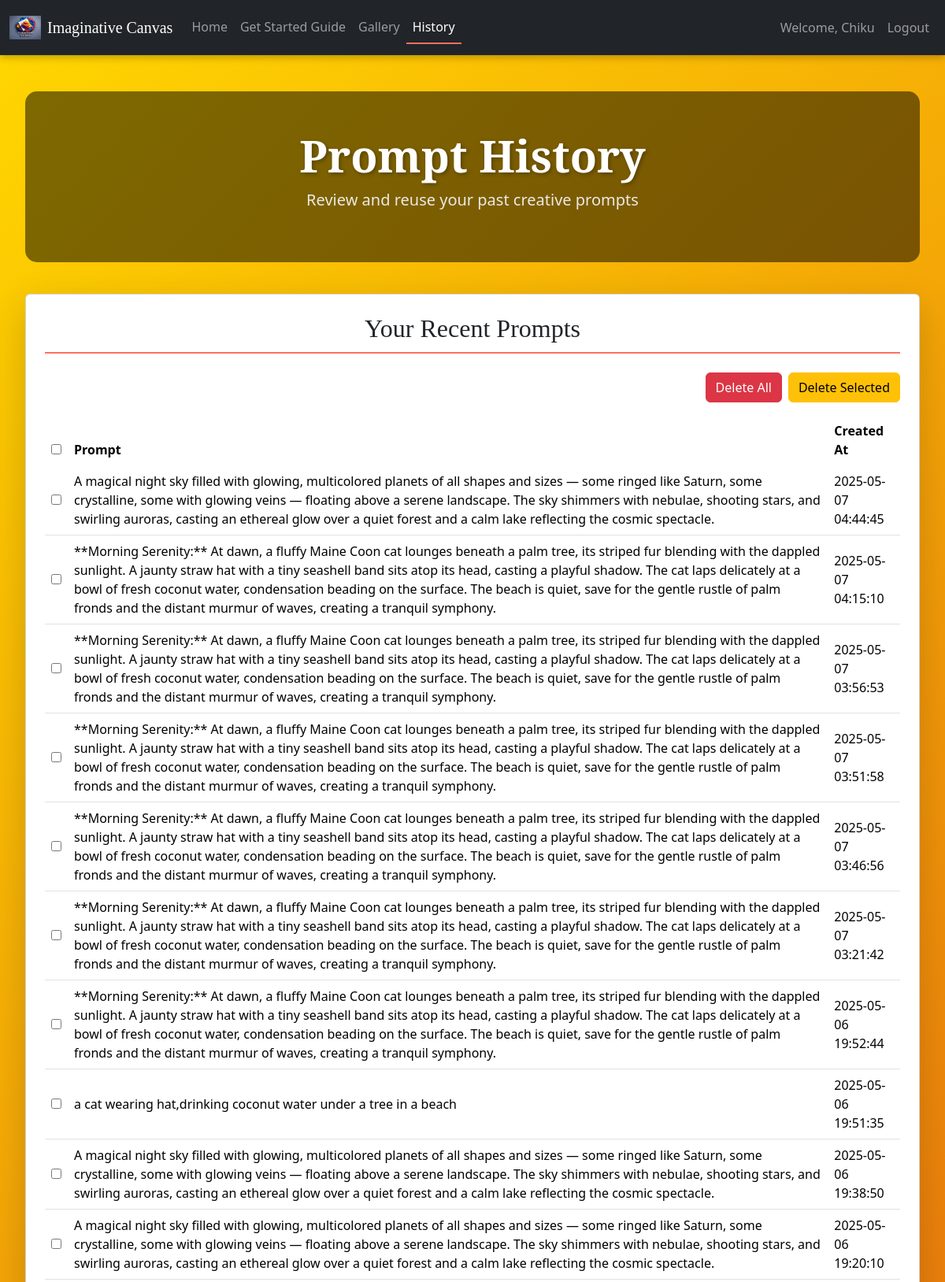
The app's page /history (signed in, upper part) with its own data.
### app.py (models this page shows)
class User(UserMixin, db.Model):
    id = db.Column(db.Integer, primary_key=True)
    username = db.Column(db.String(80), unique=True, nullable=False)
    email = db.Column(db.String(120), unique=True, nullable=False)
    password_hash = db.Column(db.String(128), nullable=False)
    images = db.relationship('Image', backref='user', lazy=True)
    prompts = db.relationship('PromptHistory', backref='user', lazy=True)

class PromptHistory(db.Model):
    id = db.Column(db.Integer, primary_key=True)
    user_id = db.Column(db.Integer, db.ForeignKey('user.id'), nullable=False)
    prompt = db.Column(db.Text, nullable=False)
    created_at = db.Column(db.DateTime, default=datetime.utcnow)

### app.py (the view)
@app.route('/history')
def history():
    if current_user.is_authenticated:
        prompts = PromptHistory.query.filter_by(user_id=current_user.id).order_by(PromptHistory.created_at.desc()).all()
    else:
        prompts = []
    return render_template('history.html', prompts=prompts)

### app.py (called while the page is built)
@login_manager.user_loader
def load_user(user_id):
    return User.query.get(int(user_id))

### templates/history.html (shortened to what this page needs)
<!DOCTYPE html>
<html lang="en">
<head>
    <link rel="stylesheet" href="{{ url_for('static', filename='styles.css') }}">
    <link href="https://cdn.jsdelivr.net/npm/bootstrap@5.3.3/dist/css/bootstrap.min.css" rel="stylesheet">
</head>
<body>
    <nav class="navbar navbar-expand-lg navbar-dark bg-dark fixed-top">
        <div class="container-fluid">
            <a class="navbar-brand d-flex align-items-center" href="{{ url_for('index') }}">
                <img src="{{ url_for('static', filename='images/imaginative_canvas_logo.jpg') }}" alt="Imaginative Canvas Logo" class="me-2 logo">
                <span>Imaginative Canvas</span>
            </a>
            <div class="collapse navbar-collapse" id="navbarNav">
                <ul class="navbar-nav me-auto mb-2 mb-lg-0">
                    <li class="nav-item">
                        <a class="nav-link" href="{{ url_for('index') }}">Home</a>
                    </li>
                    <li class="nav-item">
                        <a class="nav-link" href="{{ url_for('how_to_use') }}">Get Started Guide</a>
                    </li>
                    <li class="nav-item">
                        <a class="nav-link" href="{{ url_for('gallery') }}">Gallery</a>
                    </li>
                    <li class="nav-item">
                        <a class="nav-link active" href="{{ url_for('history') }}">History</a>
                    </li>
                </ul>
                <ul class="navbar-nav ms-auto">
                    {% if current_user.is_authenticated %}
                        <li class="nav-item">
                            <span class="nav-link">Welcome, {{ current_user.username }}</span>
                        </li>
                        <li class="nav-item">
                            <a class="nav-link" href="{{ url_for('logout') }}">Logout</a>
                        </li>
                    {% endif %}
                </ul>
            </div>
        </div>
    </nav>
    <br><br>
    <div class="container-fluid main-container pt-5">
        <header class="header text-center py-5">
            <h1 class="display-4 fw-bold text-white">Prompt History</h1>
            <p class="lead text-light">Review and reuse your past creative prompts</p>
        </header>
        <section class="card shadow-lg p-4 mb-5">
            {% if current_user.is_authenticated %}
                {% if prompts %}
                    <h2 class="card-title text-center mb-4">Your Recent Prompts</h2>
                    <div class="d-flex justify-content-end mb-3">
                        <button id="delete-all-btn" class="btn btn-danger me-2">Delete All</button>
                        <button id="delete-selected-btn" class="btn btn-warning">Delete Selected</button>
                    </div>
                    <div class="table-responsive">
                        <table class="table table-hover">
                            <thead>
                                <tr>
                                    <th scope="col"><input type="checkbox" id="select-all"></th>
                                    <th scope="col">Prompt</th>
                                    <th scope="col">Created At</th>
                                </tr>
                            </thead>
                            <tbody>
                                {% for prompt in prompts %}
                                    <tr>
                                        <td><input type="checkbox" class="prompt-checkbox" value="{{ prompt.id }}"></td>
                                        <td class="prompt-text" style="cursor: pointer;" data-prompt="{{ prompt.prompt }}">{{ prompt.prompt }}</td>
                                        <td>{{ prompt.created_at.strftime('%Y-%m-%d %H:%M:%S') }}</td>
                                    </tr>
                                {% endfor %}
                            </tbody>
                        </table>
                    </div>
                {% else %}
                    <p class="text-center lead">No prompts found. Start creating in the Prompt Studio!</p>
                    <div class="text-center">
                        <a href="{{ url_for('index') }}" class="btn btn-primary">Go to Prompt Studio</a>
                    </div>
                {% endif %}
            {% else %}
                <p class="text-center lead">Please log in to view your prompt history.</p>
                <div class="text-center">
                    <a href="{{ url_for('login') }}" class="btn btn-primary">Log In</a>
                </div>
            {% endif %}
        </section>
    </div>
</body>
</html>

### static/styles.css (style rules this page uses)
* { margin: 0; padding: 0; box-sizing: border-box; }
body { font-family: 'Montserrat', sans-serif; background: linear-gradient(-45deg, #6a11cb, #2575fc, #d72818, #ffd700); background-size: 400% 400%; animation: gradient 15s ease infinite; min-height: 100vh; padding: 20px; overflow-x: hidden; }
.main-container { max-width: 1400px; margin: 0 auto; }
.header { background: rgba(0, 0, 0, 0.5); border-radius: 15px; margin-bottom: 40px; animation: fadeIn 1s ease-in; }
.header h1 { font-family: 'Playfair Display', serif; font-size: 3.5rem; text-shadow: 2px 2px 5px rgba(0, 0, 0, 0.3); animation: slideIn 0.8s ease-out; }
.header .lead { font-size: 1.25rem; opacity: 0.9; }
.card { background: rgba(255, 255, 255, 0.95); border: none; border-radius: 15px; transition: transform 0.3s, box-shadow 0.3s; }
.card-title { font-family: 'Playfair Display', serif; color: #2c3e50; font-size: 2rem; border-bottom: 2px solid #ff6f61; padding-bottom: 10px; }
.btn-danger { border-radius: 12px; transition: background 0.3s; }
.navbar { background-color: #343a40 !important; height: 70px; box-shadow: 0 2px 10px rgba(0, 0, 0, 0.3); }
.navbar-brand { font-family: 'Playfair Display', serif; font-size: 1.5rem; }
.logo { width: 40px; height: 40px; object-fit: contain; transition: transform 0.3s; }
.nav-link { color: #dfe6e9; font-weight: 500; padding: 10px 15px; transition: color 0.3s; }
.nav-link.active { color: #ff6f61; border-bottom: 2px solid #ff6f61; }
.main-container { padding-top: 70px; }
.header { padding: 2rem; }
.table-responsive { overflow-x: auto; }
.table { background: #fff; border-radius: 10px; }
.table th { background: #2c3e50; color: #fff; border: none; }
.table td { vertical-align: middle; }

### records on screen
User: username "Chiku"
PromptHistory: prompt "A magical night sky filled with glowing, multicolored planets of all shapes and sizes — some ringed like Saturn, some crystalline, some with glowing veins — floating above a serene landscape. The sky shimmers with nebulae, shooting stars, and swirling auroras, casting an ethereal glow over a quiet forest and a calm lake reflecting the cosmic spectacle.", created_at "2025-05-07 04:44:45"
PromptHistory: prompt "**Morning Serenity:** At dawn, a fluffy Maine Coon cat lounges beneath a palm tree, its striped fur blending with the dappled sunlight. A jaunty straw hat with a tiny seashell band sits atop its head, casting a playful shadow. The cat laps delicately at a bowl of fresh coconut water, condensation beading on the surface. The beach is quiet, save for the gentle rustle of palm fronds and the distant murmur of waves, creating a tranquil symphony.", created_at "2025-05-07 04:15:10"
PromptHistory: prompt "**Morning Serenity:** At dawn, a fluffy Maine Coon cat lounges beneath a palm tree, its striped fur blending with the dappled sunlight. A jaunty straw hat with a tiny seashell band sits atop its head, casting a playful shadow. The cat laps delicately at a bowl of fresh coconut water, condensation beading on the surface. The beach is quiet, save for the gentle rustle of palm fronds and the distant murmur of waves, creating a tranquil symphony.", created_at "2025-05-07 03:56:53"
PromptHistory: prompt "**Morning Serenity:** At dawn, a fluffy Maine Coon cat lounges beneath a palm tree, its striped fur blending with the dappled sunlight. A jaunty straw hat with a tiny seashell band sits atop its head, casting a playful shadow. The cat laps delicately at a bowl of fresh coconut water, condensation beading on the surface. The beach is quiet, save for the gentle rustle of palm fronds and the distant murmur of waves, creating a tranquil symphony.", created_at "2025-05-07 03:51:58"
PromptHistory: prompt "**Morning Serenity:** At dawn, a fluffy Maine Coon cat lounges beneath a palm tree, its striped fur blending with the dappled sunlight. A jaunty straw hat with a tiny seashell band sits atop its head, casting a playful shadow. The cat laps delicately at a bowl of fresh coconut water, condensation beading on the surface. The beach is quiet, save for the gentle rustle of palm fronds and the distant murmur of waves, creating a tranquil symphony.", created_at "2025-05-07 03:46:56"
PromptHistory: prompt "**Morning Serenity:** At dawn, a fluffy Maine Coon cat lounges beneath a palm tree, its striped fur blending with the dappled sunlight. A jaunty straw hat with a tiny seashell band sits atop its head, casting a playful shadow. The cat laps delicately at a bowl of fresh coconut water, condensation beading on the surface. The beach is quiet, save for the gentle rustle of palm fronds and the distant murmur of waves, creating a tranquil symphony.", created_at "2025-05-07 03:21:42"
PromptHistory: prompt "**Morning Serenity:** At dawn, a fluffy Maine Coon cat lounges beneath a palm tree, its striped fur blending with the dappled sunlight. A jaunty straw hat with a tiny seashell band sits atop its head, casting a playful shadow. The cat laps delicately at a bowl of fresh coconut water, condensation beading on the surface. The beach is quiet, save for the gentle rustle of palm fronds and the distant murmur of waves, creating a tranquil symphony.", created_at "2025-05-06 19:52:44"
PromptHistory: prompt "a cat wearing hat,drinking coconut water under a tree in a beach", created_at "2025-05-06 19:51:35"
PromptHistory: prompt "A magical night sky filled with glowing, multicolored planets of all shapes and sizes — some ringed like Saturn, some crystalline, some with glowing veins — floating above a serene landscape. The sky shimmers with nebulae, shooting stars, and swirling auroras, casting an ethereal glow over a quiet forest and a calm lake reflecting the cosmic spectacle.", created_at "2025-05-06 19:38:50"
PromptHistory: prompt "A magical night sky filled with glowing, multicolored planets of all shapes and sizes — some ringed like Saturn, some crystalline, some with glowing veins — floating above a serene landscape. The sky shimmers with nebulae, shooting stars, and swirling auroras, casting an ethereal glow over a quiet forest and a calm lake reflecting the cosmic spectacle.", created_at "2025-05-06 19:20:10"
